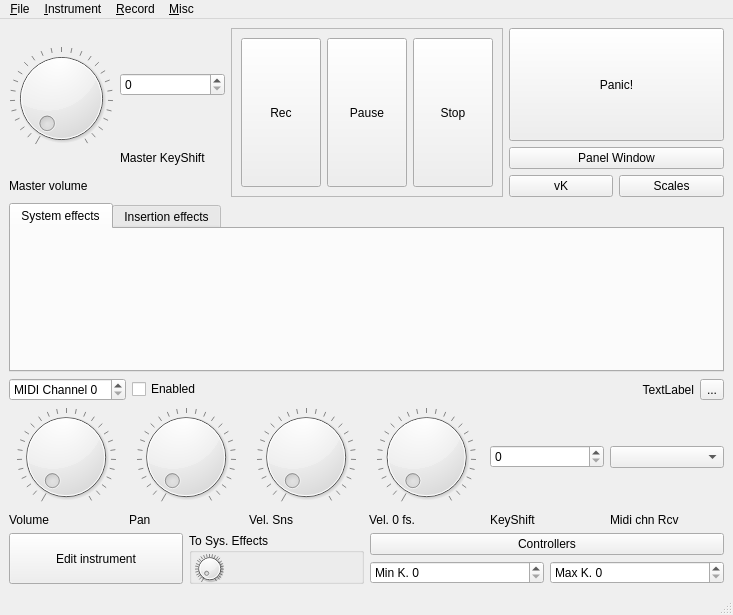
<?xml version="1.0" encoding="UTF-8"?>
<ui version="4.0">
 <class>MainWindow</class>
 <widget class="QMainWindow" name="MainWindow">
  <property name="geometry">
   <rect>
    <x>0</x>
    <y>0</y>
    <width>733</width>
    <height>615</height>
   </rect>
  </property>
  <property name="windowTitle">
   <string>MainWindow</string>
  </property>
  <widget class="QWidget" name="centralwidget">
   <layout class="QVBoxLayout" name="verticalLayout">
    <item>
     <layout class="QGridLayout" name="gridLayout">
      <item row="0" column="1">
       <widget class="QSpinBox" name="spinBox"/>
      </item>
      <item row="0" column="3" colspan="2">
       <widget class="QPushButton" name="pushButton">
        <property name="sizePolicy">
         <sizepolicy hsizetype="Minimum" vsizetype="Expanding">
          <horstretch>0</horstretch>
          <verstretch>0</verstretch>
         </sizepolicy>
        </property>
        <property name="text">
         <string>Panic!</string>
        </property>
       </widget>
      </item>
      <item row="2" column="3">
       <widget class="QPushButton" name="pushButton_2">
        <property name="text">
         <string>vK</string>
        </property>
       </widget>
      </item>
      <item row="2" column="4">
       <widget class="QPushButton" name="pushButton_3">
        <property name="text">
         <string>Scales</string>
        </property>
       </widget>
      </item>
      <item row="1" column="3" colspan="2">
       <widget class="QPushButton" name="pushButton_7">
        <property name="text">
         <string>Panel Window</string>
        </property>
       </widget>
      </item>
      <item row="0" column="2" rowspan="3">
       <widget class="QFrame" name="frame">
        <property name="frameShape">
         <enum>QFrame::StyledPanel</enum>
        </property>
        <property name="frameShadow">
         <enum>QFrame::Raised</enum>
        </property>
        <layout class="QHBoxLayout" name="horizontalLayout">
         <item>
          <widget class="QPushButton" name="pushButton_4">
           <property name="sizePolicy">
            <sizepolicy hsizetype="Minimum" vsizetype="Expanding">
             <horstretch>0</horstretch>
             <verstretch>0</verstretch>
            </sizepolicy>
           </property>
           <property name="text">
            <string>Rec</string>
           </property>
          </widget>
         </item>
         <item>
          <widget class="QPushButton" name="pushButton_5">
           <property name="sizePolicy">
            <sizepolicy hsizetype="Minimum" vsizetype="Expanding">
             <horstretch>0</horstretch>
             <verstretch>0</verstretch>
            </sizepolicy>
           </property>
           <property name="text">
            <string>Pause</string>
           </property>
          </widget>
         </item>
         <item>
          <widget class="QPushButton" name="pushButton_6">
           <property name="sizePolicy">
            <sizepolicy hsizetype="Minimum" vsizetype="Expanding">
             <horstretch>0</horstretch>
             <verstretch>0</verstretch>
            </sizepolicy>
           </property>
           <property name="text">
            <string>Stop</string>
           </property>
          </widget>
         </item>
        </layout>
       </widget>
      </item>
      <item row="1" column="1">
       <widget class="QLabel" name="label_2">
        <property name="text">
         <string>Master KeyShift</string>
        </property>
       </widget>
      </item>
      <item row="2" column="0">
       <widget class="QLabel" name="label">
        <property name="text">
         <string>Master volume</string>
        </property>
       </widget>
      </item>
      <item row="0" column="0" rowspan="2">
       <widget class="Dial" name="masterVolume">
        <property name="maximum">
         <number>127</number>
        </property>
        <property name="pageStep">
         <number>32</number>
        </property>
        <property name="wrapping">
         <bool>false</bool>
        </property>
        <property name="notchTarget">
         <double>4.699999999999999</double>
        </property>
        <property name="notchesVisible">
         <bool>true</bool>
        </property>
       </widget>
      </item>
     </layout>
    </item>
    <item>
     <widget class="QTabWidget" name="tabWidget">
      <property name="currentIndex">
       <number>0</number>
      </property>
      <widget class="QWidget" name="tab">
       <attribute name="title">
        <string>System effects</string>
       </attribute>
      </widget>
      <widget class="QWidget" name="tab_2">
       <attribute name="title">
        <string>Insertion effects</string>
       </attribute>
      </widget>
     </widget>
    </item>
    <item>
     <layout class="QHBoxLayout" name="horizontalLayout_2">
      <item>
       <widget class="QSpinBox" name="spinBox_2">
        <property name="prefix">
         <string>MIDI Channel </string>
        </property>
       </widget>
      </item>
      <item>
       <widget class="QCheckBox" name="checkBox">
        <property name="text">
         <string>Enabled</string>
        </property>
       </widget>
      </item>
      <item>
       <widget class="QLabel" name="currentInstrument">
        <property name="sizePolicy">
         <sizepolicy hsizetype="Expanding" vsizetype="Preferred">
          <horstretch>0</horstretch>
          <verstretch>0</verstretch>
         </sizepolicy>
        </property>
        <property name="text">
         <string>TextLabel</string>
        </property>
        <property name="alignment">
         <set>Qt::AlignRight|Qt::AlignTrailing|Qt::AlignVCenter</set>
        </property>
       </widget>
      </item>
      <item>
       <widget class="QToolButton" name="toolButton">
        <property name="text">
         <string>...</string>
        </property>
       </widget>
      </item>
     </layout>
    </item>
    <item>
     <layout class="QGridLayout" name="gridLayout_2">
      <item row="0" column="0">
       <widget class="Dial" name="masterVolume_2">
        <property name="maximum">
         <number>127</number>
        </property>
        <property name="pageStep">
         <number>32</number>
        </property>
        <property name="wrapping">
         <bool>false</bool>
        </property>
        <property name="notchTarget">
         <double>4.699999999999999</double>
        </property>
        <property name="notchesVisible">
         <bool>true</bool>
        </property>
       </widget>
      </item>
      <item row="0" column="1">
       <widget class="Dial" name="masterVolume_3">
        <property name="maximum">
         <number>127</number>
        </property>
        <property name="pageStep">
         <number>32</number>
        </property>
        <property name="wrapping">
         <bool>false</bool>
        </property>
        <property name="notchTarget">
         <double>4.699999999999999</double>
        </property>
        <property name="notchesVisible">
         <bool>true</bool>
        </property>
       </widget>
      </item>
      <item row="0" column="2">
       <widget class="Dial" name="masterVolume_4">
        <property name="maximum">
         <number>127</number>
        </property>
        <property name="pageStep">
         <number>32</number>
        </property>
        <property name="wrapping">
         <bool>false</bool>
        </property>
        <property name="notchTarget">
         <double>4.699999999999999</double>
        </property>
        <property name="notchesVisible">
         <bool>true</bool>
        </property>
       </widget>
      </item>
      <item row="0" column="3">
       <widget class="Dial" name="masterVolume_5">
        <property name="maximum">
         <number>127</number>
        </property>
        <property name="pageStep">
         <number>32</number>
        </property>
        <property name="wrapping">
         <bool>false</bool>
        </property>
        <property name="notchTarget">
         <double>4.699999999999999</double>
        </property>
        <property name="notchesVisible">
         <bool>true</bool>
        </property>
       </widget>
      </item>
      <item row="1" column="0">
       <widget class="QLabel" name="label_3">
        <property name="text">
         <string>Volume</string>
        </property>
       </widget>
      </item>
      <item row="1" column="1">
       <widget class="QLabel" name="label_4">
        <property name="text">
         <string>Pan</string>
        </property>
       </widget>
      </item>
      <item row="1" column="2">
       <widget class="QLabel" name="label_5">
        <property name="text">
         <string>Vel. Sns</string>
        </property>
       </widget>
      </item>
      <item row="1" column="3">
       <widget class="QLabel" name="label_6">
        <property name="text">
         <string>Vel. 0 fs.</string>
        </property>
       </widget>
      </item>
      <item row="1" column="4">
       <widget class="QLabel" name="label_7">
        <property name="text">
         <string>KeyShift</string>
        </property>
       </widget>
      </item>
      <item row="0" column="4">
       <widget class="QSpinBox" name="spinBox_3">
        <property name="prefix">
         <string/>
        </property>
       </widget>
      </item>
      <item row="0" column="5">
       <widget class="QComboBox" name="comboBox"/>
      </item>
      <item row="1" column="5">
       <widget class="QLabel" name="label_8">
        <property name="text">
         <string>Midi chn Rcv</string>
        </property>
       </widget>
      </item>
     </layout>
    </item>
    <item>
     <layout class="QGridLayout" name="gridLayout_3">
      <item row="0" column="0" rowspan="2">
       <widget class="QPushButton" name="pushButton_8">
        <property name="sizePolicy">
         <sizepolicy hsizetype="Minimum" vsizetype="Expanding">
          <horstretch>0</horstretch>
          <verstretch>0</verstretch>
         </sizepolicy>
        </property>
        <property name="text">
         <string>Edit instrument</string>
        </property>
       </widget>
      </item>
      <item row="0" column="1" rowspan="2">
       <widget class="QGroupBox" name="groupBox">
        <property name="title">
         <string>To Sys. Effects</string>
        </property>
        <widget class="Dial" name="masterVolume_6">
         <property name="geometry">
          <rect>
           <x>0</x>
           <y>20</y>
           <width>41</width>
           <height>31</height>
          </rect>
         </property>
         <property name="maximum">
          <number>127</number>
         </property>
         <property name="pageStep">
          <number>32</number>
         </property>
         <property name="wrapping">
          <bool>false</bool>
         </property>
         <property name="notchTarget">
          <double>4.699999999999999</double>
         </property>
         <property name="notchesVisible">
          <bool>true</bool>
         </property>
        </widget>
       </widget>
      </item>
      <item row="0" column="2" colspan="2">
       <widget class="QPushButton" name="pushButton_9">
        <property name="text">
         <string>Controllers</string>
        </property>
       </widget>
      </item>
      <item row="1" column="2">
       <widget class="QSpinBox" name="spinBox_4">
        <property name="prefix">
         <string>Min K. </string>
        </property>
       </widget>
      </item>
      <item row="1" column="3">
       <widget class="QSpinBox" name="spinBox_5">
        <property name="prefix">
         <string>Max K. </string>
        </property>
       </widget>
      </item>
     </layout>
    </item>
   </layout>
  </widget>
  <widget class="QMenuBar" name="menubar">
   <property name="geometry">
    <rect>
     <x>0</x>
     <y>0</y>
     <width>733</width>
     <height>26</height>
    </rect>
   </property>
   <widget class="QMenu" name="menuFile">
    <property name="title">
     <string>&amp;File</string>
    </property>
    <addaction name="action_Quit"/>
   </widget>
   <widget class="QMenu" name="menu_Instrument">
    <property name="title">
     <string>&amp;Instrument</string>
    </property>
   </widget>
   <widget class="QMenu" name="menu_Record">
    <property name="title">
     <string>&amp;Record</string>
    </property>
   </widget>
   <widget class="QMenu" name="menu_Misc">
    <property name="title">
     <string>&amp;Misc</string>
    </property>
   </widget>
   <addaction name="menuFile"/>
   <addaction name="menu_Instrument"/>
   <addaction name="menu_Record"/>
   <addaction name="menu_Misc"/>
  </widget>
  <widget class="QStatusBar" name="statusbar"/>
  <action name="action_Quit">
   <property name="text">
    <string>&amp;Quit</string>
   </property>
   <property name="shortcut">
    <string>Ctrl+Q</string>
   </property>
  </action>
 </widget>
 <customwidgets>
  <customwidget>
   <class>Dial</class>
   <extends>QDial</extends>
   <header>dial.h</header>
  </customwidget>
 </customwidgets>
 <resources/>
 <connections/>
</ui>
